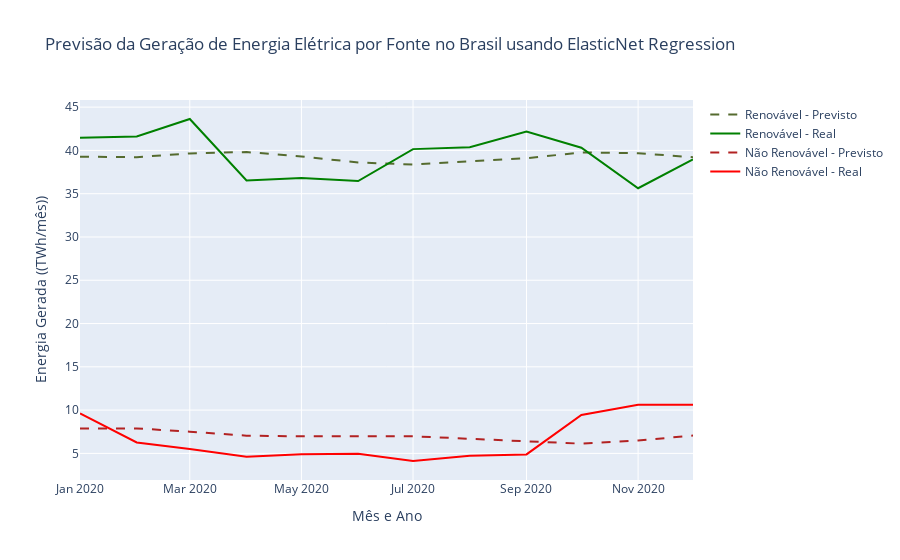

The notebook cell this image was saved under:
### Code cell
f.plot_results(df, y_val, y_pred_ela_net, 'ElasticNet Regression')

### Figure 1 — Plotly figure (JSON) as saved in the notebook; plotly's stock layout.template omitted (floating-point values rounded to 4 significant figures)
{"data": [{"line": {"color": "darkolivegreen", "dash": "dash", "width": 2}, "mode": "lines", "name": "Renovável - Previsto", "type": "scatter", "x": ["2020-01", "2020-02", "2020-03", "2020-04", "2020-05", "2020-06", "2020-07", "2020-08", "2020-09", "2020-10", "2020-11", "2020-12"], "y": [39.28, 39.22, 39.66, 39.81, 39.3, 38.61, 38.36, 38.77, 39.1, 39.77, 39.68, 39.21]}, {"line": {"color": "green", "width": 2}, "mode": "lines", "name": "Renovável - Real", "type": "scatter", "x": ["2020-01", "2020-02", "2020-03", "2020-04", "2020-05", "2020-06", "2020-07", "2020-08", "2020-09", "2020-10", "2020-11", "2020-12"], "y": [41.46, 41.6, 43.63, 36.53, 36.8, 36.46, 40.15, 40.37, 42.17, 40.31, 35.63, 38.96]}, {"line": {"color": "firebrick", "dash": "dash", "width": 2}, "mode": "lines", "name": "Não Renovável - Previsto", "type": "scatter", "x": ["2020-01", "2020-02", "2020-03", "2020-04", "2020-05", "2020-06", "2020-07", "2020-08", "2020-09", "2020-10", "2020-11", "2020-12"], "y": [7.872, 7.887, 7.5, 7.046, 6.965, 6.947, 6.98, 6.683, 6.386, 6.122, 6.489, 7.054]}, {"line": {"color": "red", "width": 2}, "mode": "lines", "name": "Não Renovável - Real", "type": "scatter", "x": ["2020-01", "2020-02", "2020-03", "2020-04", "2020-05", "2020-06", "2020-07", "2020-08", "2020-09", "2020-10", "2020-11", "2020-12"], "y": [9.61, 6.26, 5.5, 4.62, 4.89, 4.95, 4.12, 4.72, 4.88, 9.43, 10.61, 10.62]}], "layout": {"title": {"text": "Previsão da Geração de Energia Elétrica por Fonte no Brasil usando ElasticNet Regression"}, "xaxis": {"title": {"text": "Mês e Ano"}}, "yaxis": {"title": {"text": "Energia Gerada ((TWh/mês))"}}}}
